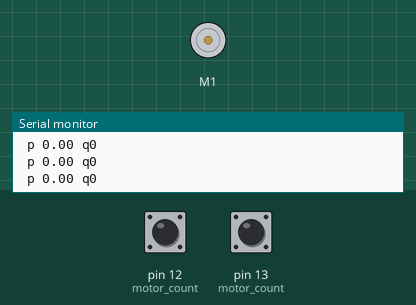
The sketch below on a simulated Arduino Uno, built for the host (arithmetic inside an expression is 32-bit, double 64-bit). Parts: DC motor (green arrow = forward, orange = backward, longer = faster), the last lines printed to the serial monitor. Inputs (shaded band) come from the test bench; at power-on: pin 12 (motor_count) HIGH, pin 13 (motor_count) HIGH.

Above: at 1.2 s.
1.3 s: pin 12 (motor_count) pulled LOW for 0.15 s
At 2.6 s:
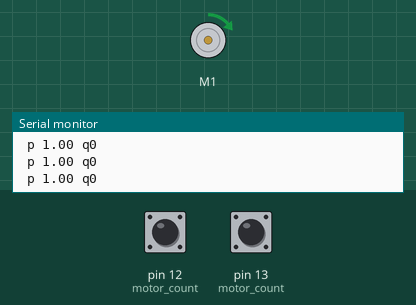
4.4 s: pin 12 (motor_count) pulled LOW for 1 s
At 5.2 s:
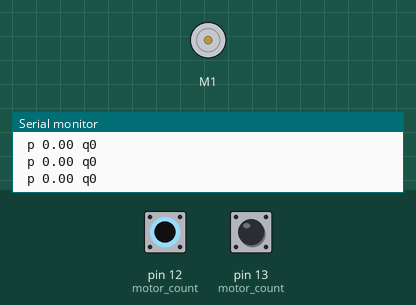
Timing chart, 0 to 7.4 s (numbered marks = the images above; inputs shaded):
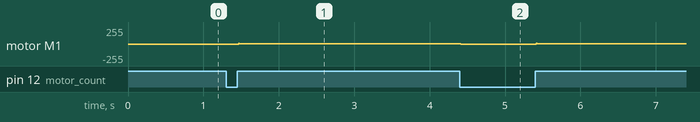

The sketch:

pid_with_encoder.ino
```cpp
float setpoint;
float pre_error;
float kp=0;
float ki=0;
float kd=0;
float p;
float i;
float d;
int q;
float error;
float pid;
#include <SabertoothSimplified.h>
SabertoothSimplified ST;
int count=0;
volatile int last_state=LOW;
void setup() {
  Serial.begin(9600);
  pinMode(12,INPUT_PULLUP);
  pinMode(13,INPUT_PULLUP);
   attachInterrupt(digitalPinToInterrupt(12), motor_count, CHANGE);
     Serial.begin(9600);
   SabertoothTXPinSerial.begin(9600);
}
void loop() {
error=setpoint-count;
p=error;
i=i+error;
d=error-pre_error;
pre_error=error;
 pid=kp*p+ki*i+kd*d;
 pid=constrain(pid,-127,127);
if(error>-1.5 && error<1.5)
{
 kp=1.9;
 ki=0;
 kd=3.2;
}
else
{
 kp=0.9;
 ki=0;
 kd=3;
}

  ST.motor(1, pid);
  // Serial.print(count);
  // Serial.print("  ");
  //  Serial.print(error);
   Serial.print(" p ");
   Serial.print(p);
   Serial.print(" q");
   Serial.println(q);
}

void motor_count(){
  int p = digitalRead(12);
  int q = digitalRead(13);
 if (p != last_state){
  if(p!=q)
  {
    count++;
  }
  else
  {
    count--;
  }
 }
 last_state=p;
}
```

Measured:
- after the input at 1.3 s, motor M1: stopped → forward 2/255 after 0.17 s
- after the input at 4.4 s, motor M1: forward 2/255 → stopped at once, → forward 2/255 1.0 s later
